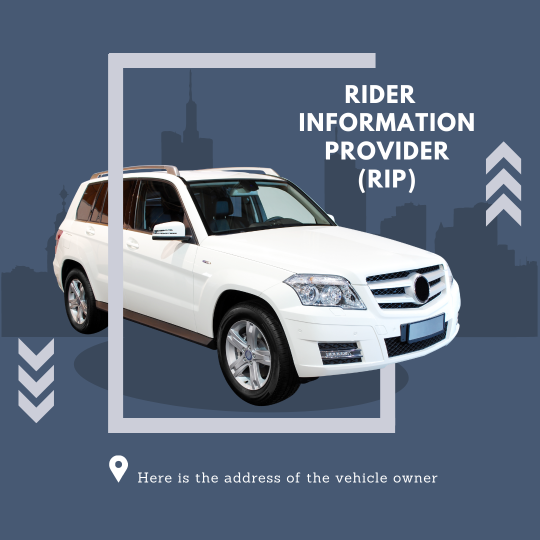
#> input picture src/car1.png, 1080 x 1080 px, given in place of video, which was not available (shown at 1/2 size)
$ jupyter execute Rip.ipynb   (shell and % lines are left out)   (text cells are left out)
#> lines starting #> are read from the running program, lines starting #| are printed output that depends on the picture; after the words box and inside, x2 and y2 are one past the last pixel; in counts of white or black regions, pixels touching at a corner belong together; pictures that were not available may be replaced by others from this repository, and a replacement may not be noted
[cell 1]
import cv2
import numpy as np

frameWidth = 640    #Frame Width
franeHeight = 480   # Frame Height

plateCascade = cv2.CascadeClassifier("haarcascade_russian_plate_number.xml")
minArea = 500

camIndex = 'http://192.168.0.100:8080/video'
cap =cv2.VideoCapture(camIndex)
cap.set(3,frameWidth)
cap.set(4,franeHeight)
cap.set(10,150)
count = 0

while True:
    success , img  = cap.read()
#> img is the input picture: shape (1080, 1080, 3); mean B, G, R 130.8, 112.2, 99.3

    imgGray = cv2.cvtColor(img, cv2.COLOR_BGR2GRAY)
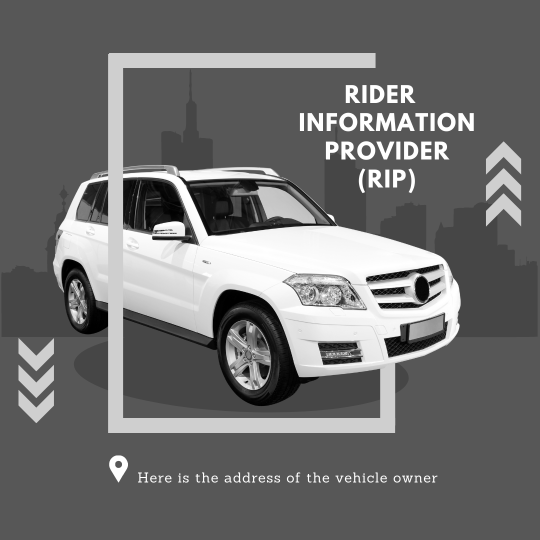
#> imgGray: shape (1080, 1080) (shown at 1/2 size); min 0, max 255, mean 110.7

    numberPlates = plateCascade .detectMultiScale(imgGray, 1.1, 4)
#> numberPlates = [[264, 929, 135, 45], [734, 925, 158, 53], [591, 200, 242, 81], [373, 922, 186, 62], [671, 153, 193, 64], [671, 256, 239, 80], [743, 201, 230, 77]]

    for (x, y, w, h) in numberPlates:
        area = w*h
        if area > minArea:
            cv2.rectangle(img, (x, y), (x + w, y + h), (255, 0, 0), 2)
            cv2.putText(img,"NumberPlate",(x,y-5),cv2.FONT_HERSHEY_COMPLEX,1,(0,0,255),2)
            imgRoi = img[y:y+h,x:x+w]
            cv2.imshow("ROI",imgRoi)
#> this loop made 7 passes
#> (x, y, w, h, area) on passes 1 to 7: (264, 929, 135, 45, 6075), (734, 925, 158, 53, 8374), (591, 200, 242, 81, 19602), (373, 922, 186, 62, 11532), (671, 153, 193, 64, 12352), (671, 256, 239, 80, 19120), (743, 201, 230, 77, 17710)
#> pass 1, `imgRoi = img[y:y+h,x:x+w]`:
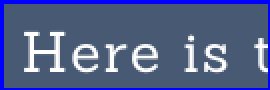
#> imgRoi: shape (45, 135, 3) (shown 2 times larger); mean B, G, R 140.3, 96.7, 81.9
#> pass 2, `imgRoi = img[y:y+h,x:x+w]`:
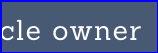
#> imgRoi: shape (53, 158, 3); mean B, G, R 136.2, 95.1, 79.8
#> pass 3, `imgRoi = img[y:y+h,x:x+w]`:
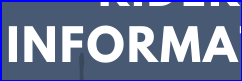
#> imgRoi: shape (81, 242, 3); mean B, G, R 156.5, 125.8, 113.1
#> after the loop:
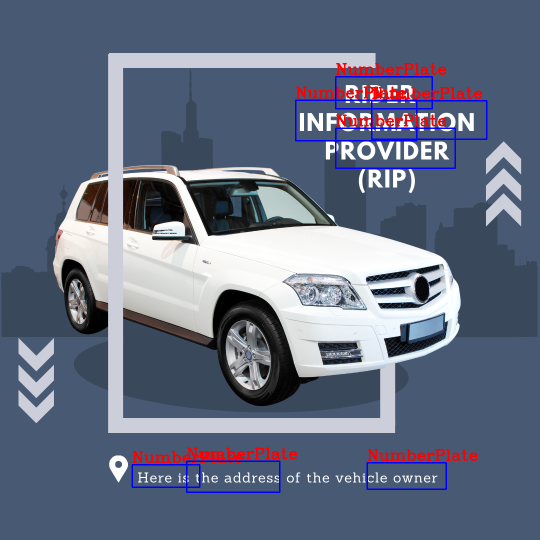
#> img: shape (1080, 1080, 3) (shown at 1/2 size); 2.05% of pixels changed, all inside (x1, y1, x2, y2) = (263, 126, 975, 986)
    cv2.imshow("Result",img)
    if cv2.waitKey(1) & 0xFF ==ord('s'):
#> (key Esc is pressed here)
        cv2.imwrite("G:/Summer Program/Tasks/RTO/Images/"+str(count)+".jpg",imgRoi)
        cv2.rectangle(img,(0,200),(640,300),(0,255,0),cv2.FILLED)
        cv2.putText(img,"Scan Saved",(15,265),cv2.FONT_HERSHEY_COMPLEX,2,(0,0,255),2)
        cv2.imshow("Result",img)
        cv2.waitKey(500)
        count+=1
        cv2.destroyAllWindows()
        break

$ run again, on src/rip.png
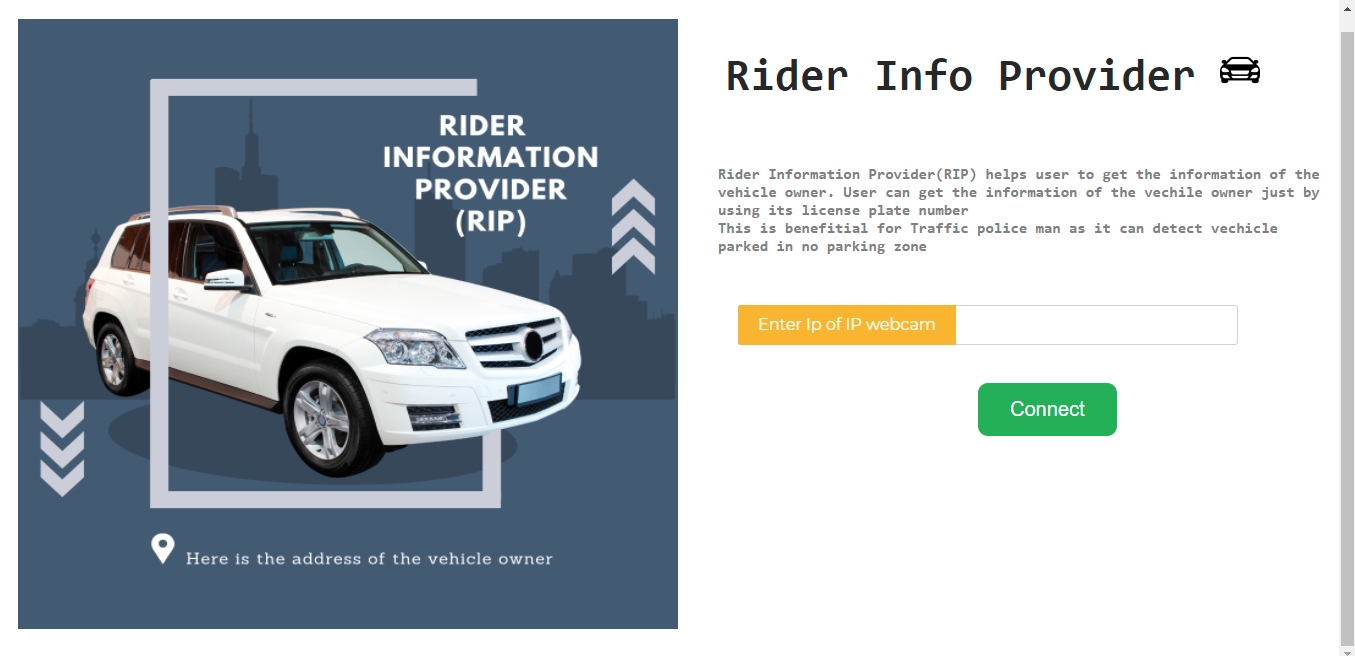
#> input picture src/rip.png, 1355 x 656 px, given in place of video, which was not available
#> img is the input picture: shape (656, 1355, 3); mean B, G, R 192.2, 186.3, 178.1
#> `imgGray = cv2.cvtColor(img, cv2.COLOR_BGR2GRAY)`:
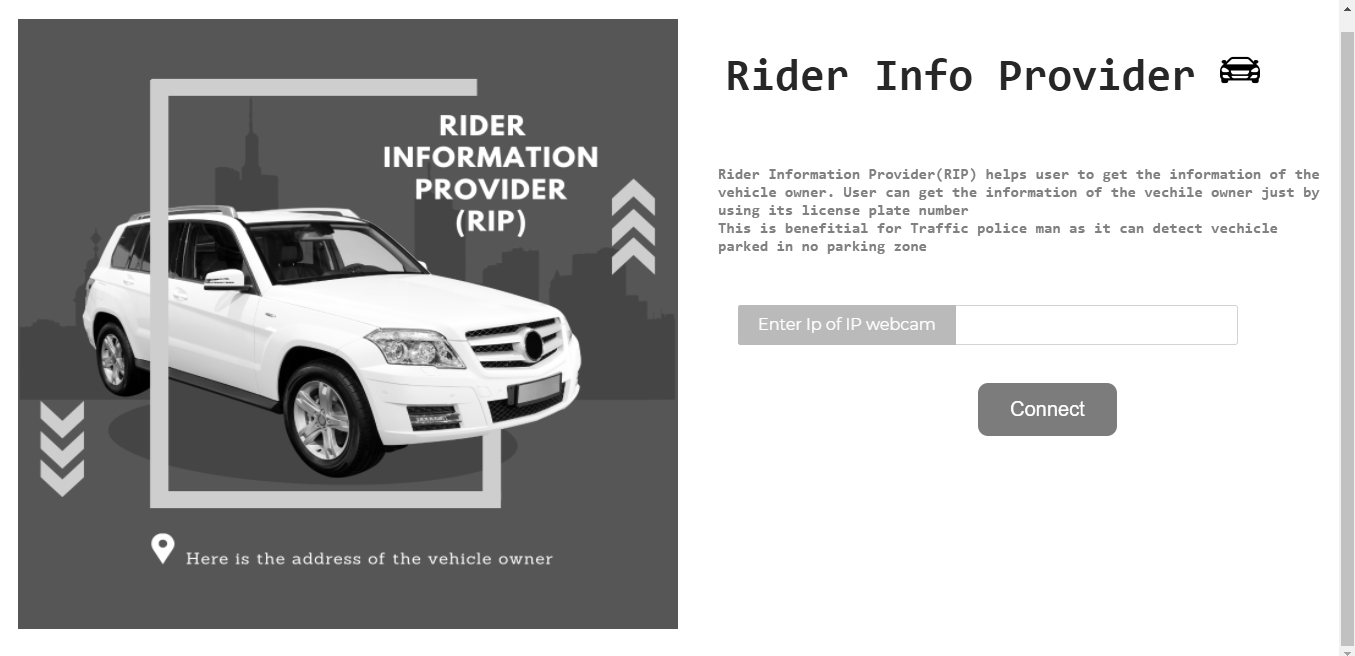
#> imgGray: shape (656, 1355); min 0, max 255, mean 184.7
#> numberPlates = [[1008, 394, 82, 27], [435, 164, 132, 44], [819, 300, 132, 44], [428, 102, 124, 41], [378, 130, 146, 49], [465, 129, 144, 48], [136, 508, 249, 83]]
#> the loop `for (x, y, w, h) in numberPlates:` made 7 passes
#> (x, y, w, h, area) on passes 1 to 7: (1008, 394, 82, 27, 2214), (435, 164, 132, 44, 5808), (819, 300, 132, 44, 5808), (428, 102, 124, 41, 5084), (378, 130, 146, 49, 7154), (465, 129, 144, 48, 6912), (136, 508, 249, 83, 20667)
#> after the loop `for (x, y, w, h) in numberPlates:`:
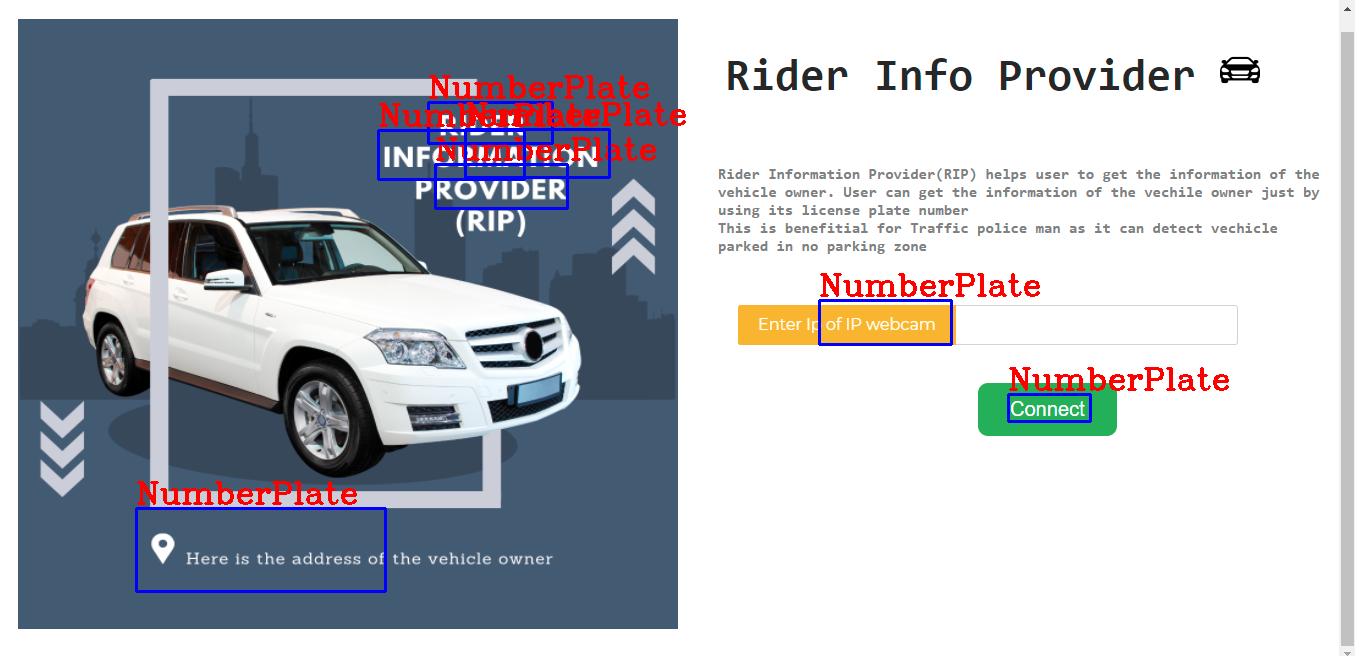
#> img: shape (656, 1355, 3); 2.35% of pixels changed, all inside (x1, y1, x2, y2) = (135, 75, 1229, 593)
